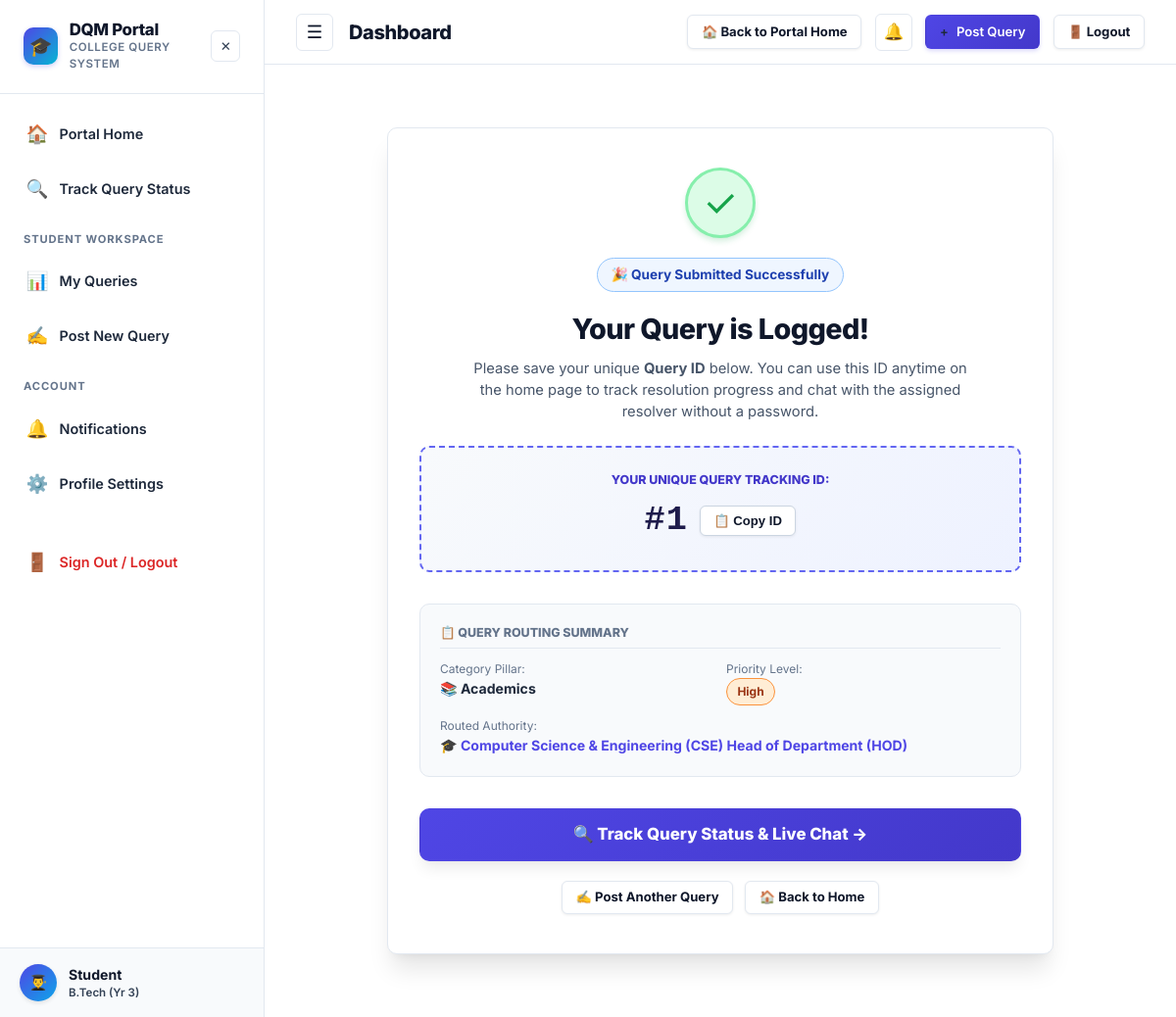
/query-submitted/1 (signed in), run on an earlier commit of the app's database.
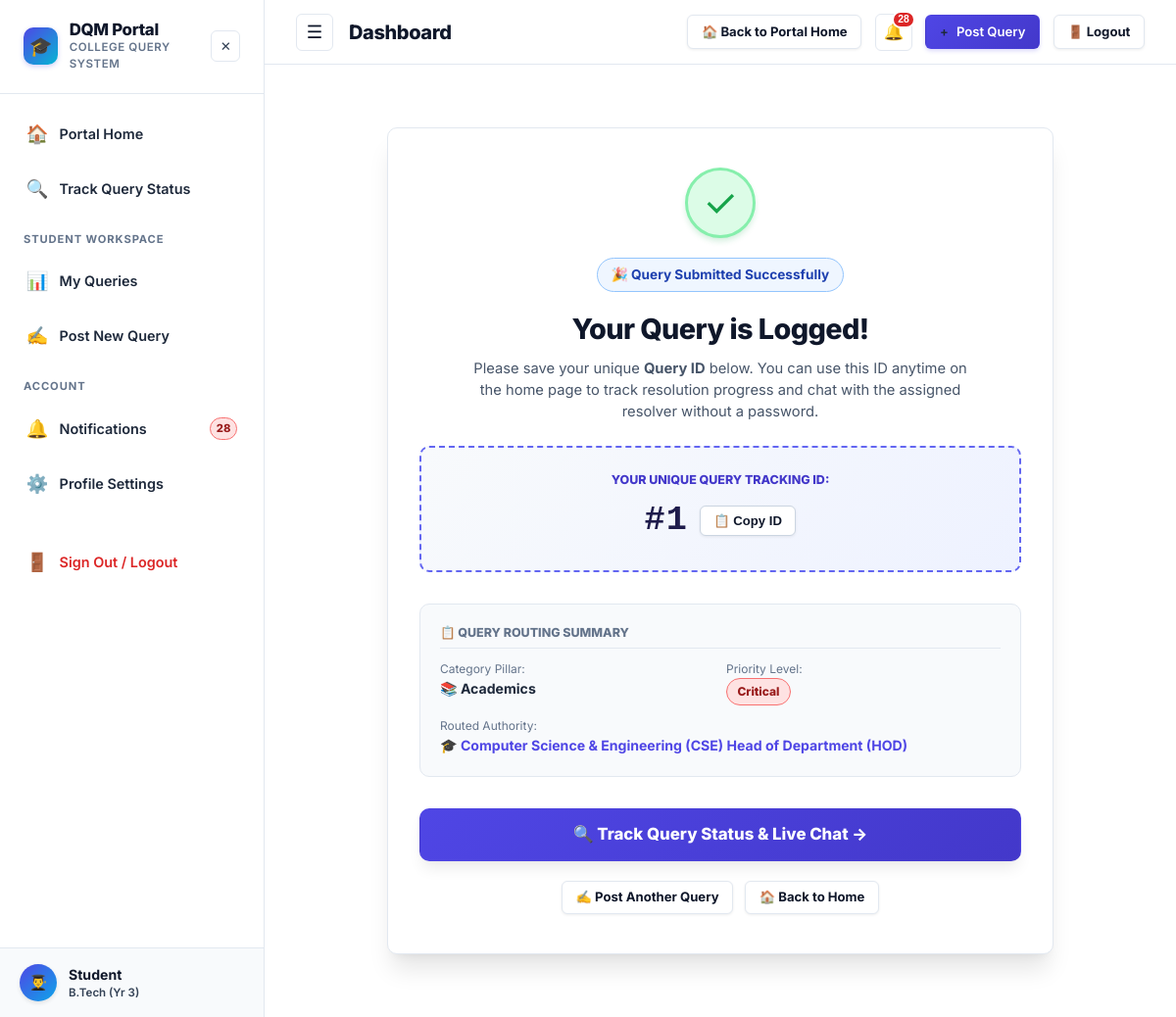
And on a later commit of the database.
### tables this page shows
CREATE TABLE queries (
    id INTEGER PRIMARY KEY AUTOINCREMENT,
    user_id INTEGER NOT NULL,
    title TEXT NOT NULL,
    description TEXT NOT NULL,
    category TEXT NOT NULL DEFAULT 'Academics',
    level TEXT,
    course TEXT,
    department TEXT NOT NULL,
    year INTEGER,
    priority TEXT NOT NULL DEFAULT 'Medium',
    status TEXT NOT NULL DEFAULT 'New',
    assigned_staff_id INTEGER,
    is_routed_manually INTEGER DEFAULT 0,
    admin_reviewed INTEGER DEFAULT 0,
    created_at TIMESTAMP DEFAULT CURRENT_TIMESTAMP,
    updated_at TIMESTAMP DEFAULT CURRENT_TIMESTAMP,
    first_response_at TIMESTAMP,
    resolved_at TIMESTAMP,
    FOREIGN KEY(user_id) REFERENCES users(id) ON DELETE CASCADE,
    FOREIGN KEY(assigned_staff_id) REFERENCES users(id) ON DELETE SET NULL
);

### app.py (the view)
@app.route('/query-submitted/<int:query_id>')
def query_submitted(query_id):
    db = get_db()
    query = db.execute("""
        SELECT q.*, u.name as user_name, u.email as user_email, u.roll_no, u.department as student_dept
        FROM queries q
        JOIN users u ON q.user_id = u.id
        WHERE q.id = ?
    """, (query_id,)).fetchone()
    if not query:
        flash('Query not found.', 'danger')
        return redirect(url_for('index'))
    return render_template('query_success.html', query=query)

### app.py (called while the page is built)
@app.after_request
def add_cache_headers(response):
    if request.path.startswith('/static/'):
        response.headers['Cache-Control'] = 'public, max-age=86400'
    return response

def get_current_user():
    if hasattr(g, '_current_user'):
        return g._current_user
    if 'user_id' in session:
        db = get_db()
        user = db.execute('SELECT * FROM users WHERE id = ?', (session['user_id'],)).fetchone()
        if not user or not user['is_active']:
            session.clear()
            g._current_user = None
            return None
        g._current_user = dict(user)
        return g._current_user
    g._current_user = None
    return None

### templates/query_success.html (shortened to what the changed rows need)
{% extends 'base.html' %}
{% block content %}
<div style="max-width: 680px; margin: 2rem auto;">
  <div class="card" style="padding: 2.5rem 2rem; background: #ffffff; border: 1px solid var(--border-color); box-shadow: var(--shadow-lg); text-align: center;">
    <h1 style="font-size: 1.8rem; font-weight: 800; color: #0f172a; margin: 0.25rem 0 0.5rem;">
      Your Query is Logged!
    </h1>
    <div style="background: linear-gradient(135deg, #f8fafc 0%, #eef2ff 100%); border: 2px dashed #6366f1; border-radius: var(--radius-md); padding: 1.5rem; margin-bottom: 2rem;">
      <div style="display: flex; align-items: center; justify-content: center; gap: 0.75rem; flex-wrap: wrap;">
        <div id="queryIdDisplay" style="font-size: 2.2rem; font-weight: 800; color: #1e1b4b; letter-spacing: 1px; font-family: monospace;">
          #{{ query.id }}
        </div>
        <button type="button" onclick="copyQueryId('{{ query.id }}')" id="copyBtn" class="btn btn-secondary btn-sm" style="font-weight: 700; background: #ffffff; border: 1.5px solid #cbd5e1; padding: 0.45rem 0.85rem;">
          📋 Copy ID
        </button>
      </div>
    </div>
    <div style="background: #f8fafc; border: 1px solid #e2e8f0; border-radius: var(--radius-md); padding: 1.25rem; text-align: left; margin-bottom: 2rem;">
      <div style="display: grid; grid-template-columns: 1fr 1fr; gap: 0.75rem; font-size: 0.88rem; margin-bottom: 0.75rem;">
        <div>
          <span style="color: #64748b; display: block; font-size: 0.75rem;">Priority Level:</span>
          <span class="badge badge-{{ (query.priority or 'Medium') | lower }}">{{ query.priority or 'Medium' }}</span>
        </div>
      </div>
      <div style="font-size: 0.88rem;">
        <span style="color: #64748b; display: block; font-size: 0.75rem;">Routed Authority:</span>
        <strong style="color: #4f46e5;">
          {% if query.category == 'Academics' %}
            🎓 {{ query.department }} Head of Department (HOD)
          {% elif query.category == 'Administrative' %}
            🏢 Administrative Officer (AO)
          {% else %}
            🏛️ Principal Desk
          {% endif %}
        </strong>
      </div>
    </div>
  </div>
</div>
{% endblock %}

### templates/base.html (shortened to what the changed rows need)
<!DOCTYPE html>
<html lang="en">
<head>
  <link rel="stylesheet" href="{{ url_for('static', filename='css/style.css') }}">
</head>
<body data-user-role="{{ current_user.role if current_user else '' }}" data-user-dept="{{ current_user.department if current_user else '' }}" data-user-id="{{ current_user.id if current_user else '' }}">
  <div class="app-container">
    {% if current_user %}
    <aside class="sidebar" id="appSidebar">
      <div class="sidebar-header">
        <a href="{{ url_for('index') }}" class="sidebar-brand-wrapper" style="text-decoration: none; color: inherit;">
          <div class="sidebar-brand">
            <h2>DQM Portal</h2>
          </div>
        </a>
      </div>
      <nav class="sidebar-nav">
        <a href="{{ url_for('notifications') }}" class="nav-item {% if request.endpoint == 'notifications' %}active{% endif %}">
          <span class="icon">🔔</span> Notifications
          {% if unread_notifications_count > 0 %}
          <span class="badge badge-urgent" style="margin-left: auto; padding: 2px 6px; font-size: 0.7rem;">{{ unread_notifications_count }}</span>
          {% endif %}
        </a>
      </nav>
    </aside>
    {% endif %}
    <div class="main-content">
      {% if current_user %}
      <header class="topbar">
        <div class="topbar-right">
          <div class="notif-wrapper">
            <button class="notif-btn" id="notifBtn" aria-label="Notifications" title="Notifications">
              🔔
              {% if unread_notifications_count > 0 %}
              <span class="notif-badge">{{ unread_notifications_count }}</span>
              {% endif %}
            </button>
          </div>
        </div>
      </header>
      {% endif %}
      <main class="page-body">
        {% block content %}{% endblock %}
      </main>
    </div>
  </div>
</body>
</html>

What changed in the data, as far as the page shows it:
changed queries "Computer Science & Engineering (CSE)": priority "High" → "Critical"
Also different on the page:
{{ unread_notifications_count }}: (not shown) → "28"
